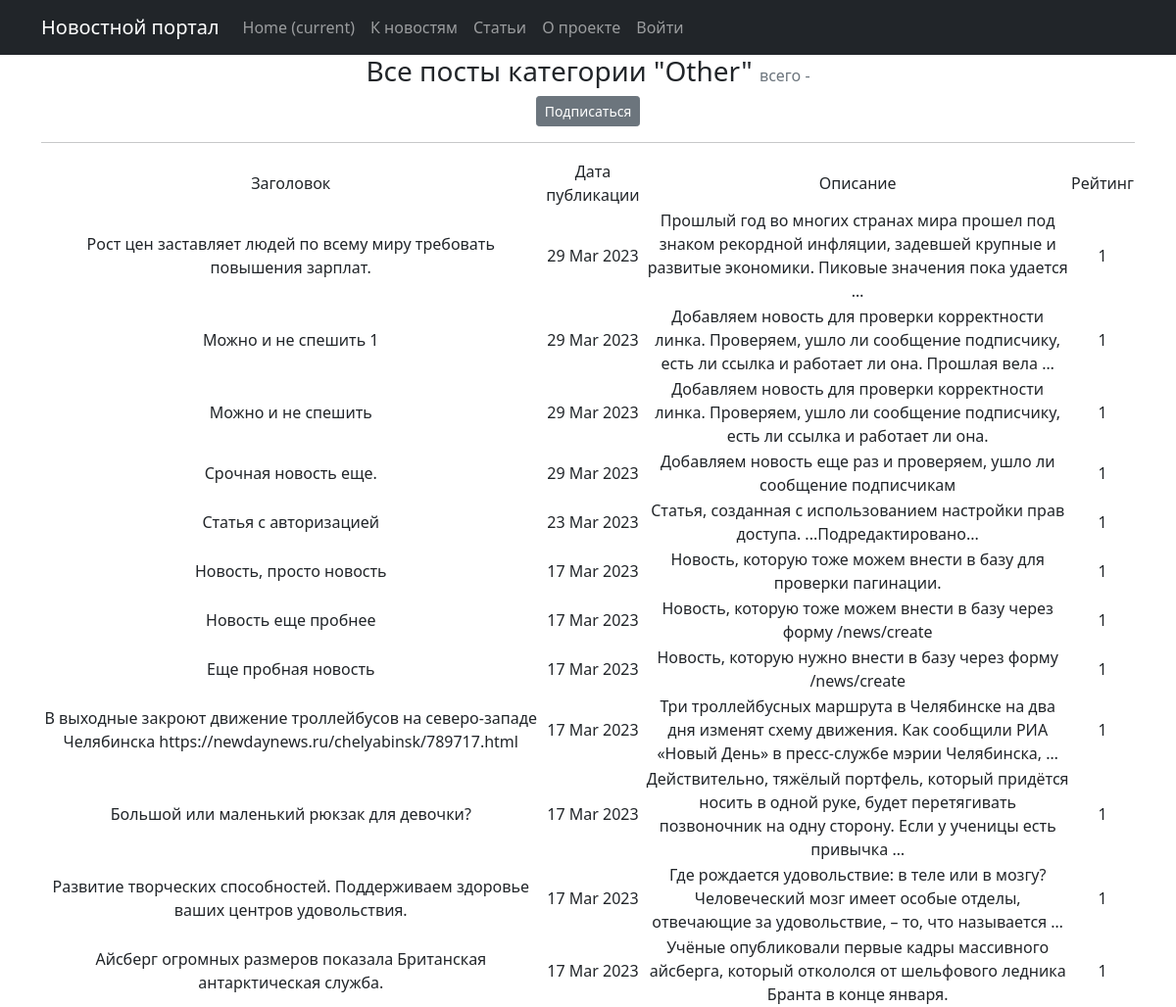
Page /posts/news/categories/6 on the earlier database version.
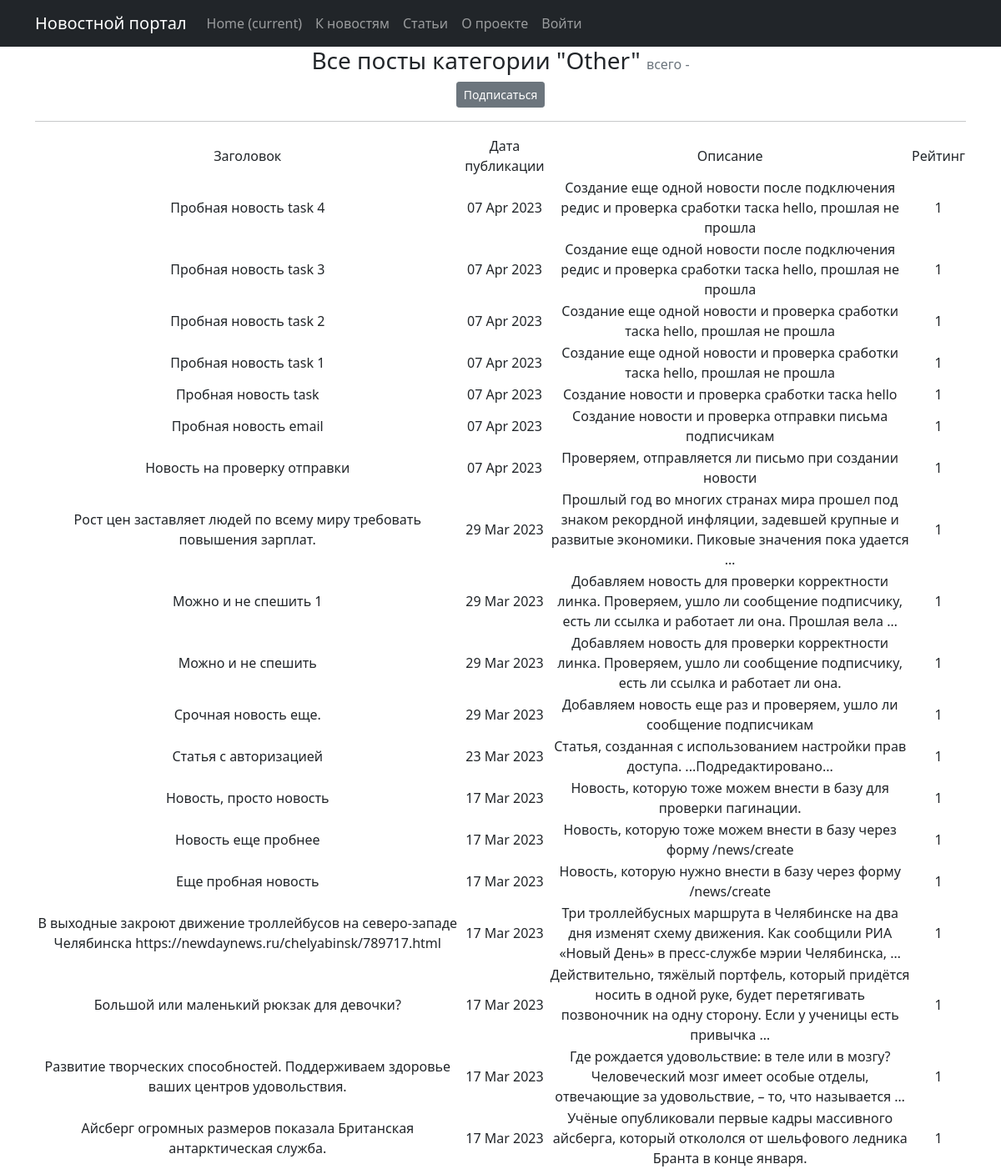
Same page on the later database version.
### news/models.py (models this page shows, shortened)
class Category(models.Model):
    subject = models.CharField(max_length=100, unique=True)
    subscribers = models.ManyToManyField(User, related_name='categories')

class Post(models.Model):
    author = models.ForeignKey(Author, on_delete=models.CASCADE)
    content = models.CharField(max_length=2, choices=CONTENTS)
    time_in = models.DateTimeField(auto_now_add=True)
    category = models.ManyToManyField(Category, through='PostCategory')
    title = models.CharField(max_length=255,)
    content_text = models.TextField()
    content_rate = models.IntegerField(default=1)

### news/views.py (the view)
# urls.py: path('news/categories/<int:pk>', CategoryListView.as_view(), name='category_list'),
class CategoryListView(ListView):
    model = Post
    template_name = 'category_list.html'
    context_object_name = 'category_news_list'
    def get_queryset(self):
        self.category = get_object_or_404(Category, id=self.kwargs['pk'])
        queryset = Post.objects.filter(category=self.category).order_by('-time_in')
        return queryset
    def get_context_data(self, **kwargs):
        context = super().get_context_data(**kwargs)
        context['is_not_subscriber'] = self.request.user not in self.category.subscribers.all()
        context['category'] = self.category
        return context

### news/templatetags/custom_filters.py (called while the page is built)
@register.filter()
@stringfilter #чтобы не вызывать ошибки, приведем в строку
def censor(value, bad_words = bad_list):
    words = value.split()#разделим строку
    new_line=''
    for word in words:
        if word.lower() in bad_words in bad_words:
            new_line += word[0] #если да, первый символ оставляем
            for i in word[1:]:
                new_line += '*'#остальные заменяем на *
            new_line += ' '
        elif (word[:-1].lower()) in bad_words:
            new_line += word[0]
            for i in word[1:-1]:
                new_line += '*'
            new_line += (word[-1] + ' ')
        else:
            new_line += (word + ' ')
    return new_line.rstrip()

### news/templatetags/custom_tags.py (called while the page is built)
@register.simple_tag()
def current_time(format_string='%d %b %Y'):
   return datetime.utcnow().strftime(format_string)

### templates/category_list.html (shortened to what this page needs)
{% extends 'flatpages/default.html' %}
{% load custom_filters %}
{% load custom_tags %}
{% block content %}
    <h3 class="text-center">Все посты категории "{{ category.subject }}" <span class="text-muted fs-6 fw-normal">всего - {{ page_obj.paginator.num_pages }}</span></h3>
    {% if is_not_subscriber %}
        <p class="text-center"><a href="{% url 'subscribe' category.id %}" class="btn btn-secondary btn-sm"> Подписаться </a></p>
    {% endif %}
    <hr>
    {% if category_news_list %}
       <table>
           <tr>
               <td>Заголовок</td>
               <td>Дата публикации</td>
               <td>Описание</td>
               <td>Рейтинг</td>
           </tr>
           {% for post in category_news_list %}
           <tr>
               <td>{{ post.title|censor }}</td>
               <td>{{ post.time_in|date:'d M Y' }}</td>
               <td>{{ post.content_text|censor|truncatewords:20 }}</td>
               <td>{{ post.content_rate }}</td>
           </tr>
           {% endfor %}
       </table>
    {% else %}
        <h3>Новости не найдены</h3>
    {% endif %}
{% endblock content %}

### templates/flatpages/default.html (shortened to what this page needs)
<!DOCTYPE html>
<html lang="en">
    <head>
        {% load static %}
        <link href="{% static 'css/styles.css' %}" rel="stylesheet" />
    </head>
    <body>
<nav class="navbar navbar-expand-lg navbar-dark bg-dark static-top">
   <div class="container">
       <a class="navbar-brand" href="#">Новостной портал</a>
       <div class="collapse navbar-collapse" id="navbarResponsive">
           <ul class="navbar-nav ml-auto">
               <li class="nav-item active">
                   <a class="nav-link" href="#">Home
                       <span class="sr-only">(current)</span>
                   </a>
               </li>
               <li class="nav-item">
                   <a class="nav-link" href="/posts/news/">К новостям</a>
               </li>
               <li class="nav-item">
                   <a class="nav-link" href="/posts/articles/">Статьи</a>
               </li>
               <li class="nav-item">
                   <a class="nav-link" href="/about/">О проекте</a>
               </li>
                <li class="nav-item">
                   {% if request.user.is_authenticated %}
                   <a class="nav-link" href="/accounts/logout/">Выйти</a>
                   {% else %}
                   <a class="nav-link" href="/accounts/login/">Войти</a>
                   {% endif %}
               </li>
           </ul>
       </div>
   </div>
</nav>
        <div class="container">
            <div class="row">
                <div class="col-lg-12 text-center">
                    {% block content %}{% endblock content %}
                </div>
            </div>
        </div>
    </body>
</html>

Differences in the rows shown:
added Post: title|censor "Пробная новость task 4", time_in "07 Apr 2023", content_text|censor "Создание еще одной новости после подключения редис и проверка сработки таска hello, прошлая не прошла", content_rate "1"
added Post: title|censor "Пробная новость task 3", time_in "07 Apr 2023", content_text|censor "Создание еще одной новости после подключения редис и проверка сработки таска hello, прошлая не прошла", content_rate "1"
added Post: title|censor "Пробная новость task 2", time_in "07 Apr 2023", content_text|censor "Создание еще одной новости и проверка сработки таска hello, прошлая не прошла", content_rate "1"
added Post: title|censor "Пробная новость task 1", time_in "07 Apr 2023", content_text|censor "Создание еще одной новости и проверка сработки таска hello, прошлая не прошла", content_rate "1"
added Post: title|censor "Пробная новость task", time_in "07 Apr 2023", content_text|censor "Создание новости и проверка сработки таска hello", content_rate "1"
added Post: title|censor "Пробная новость email", time_in "07 Apr 2023", content_text|censor "Создание новости и проверка отправки письма подписчикам", content_rate "1"
added Post: title|censor "Новость на проверку отправки", time_in "07 Apr 2023", content_text|censor "Проверяем, отправляется ли письмо при создании новости", content_rate "1"
